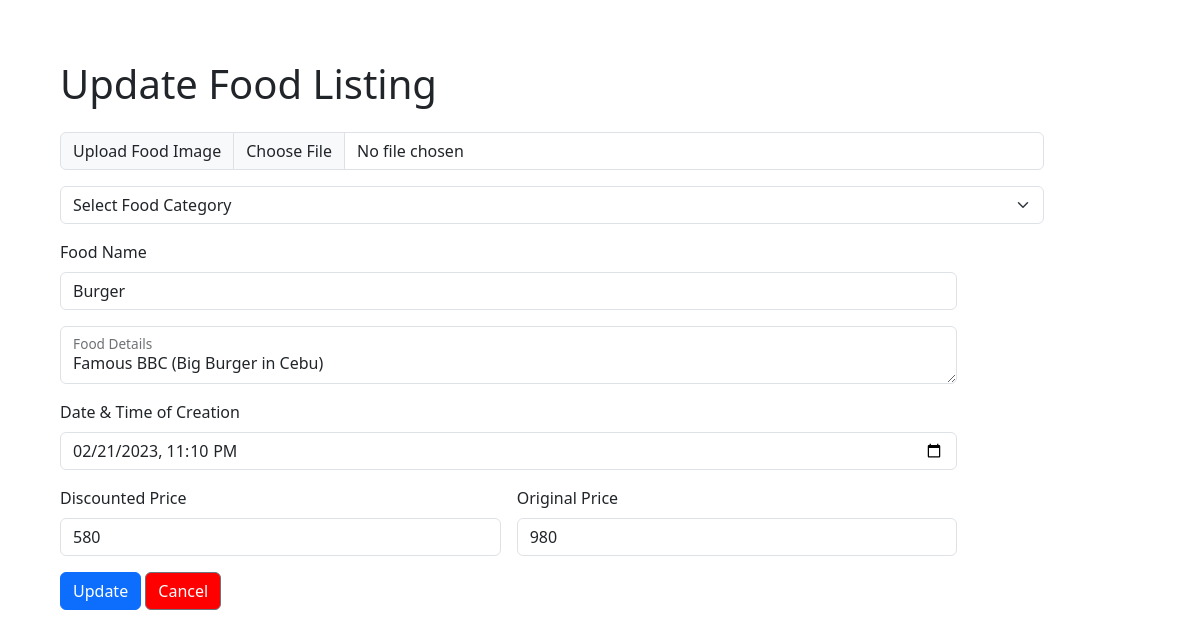
Screenshot of /edit.php?id=26 (signed in) with the database file from the repository.
### tables this page shows
CREATE TABLE `food_product` (
  `food_id` int(20) NOT NULL,
  `user_id` int(20) NOT NULL,
  `category_id` int(20) NOT NULL,
  `food_pic` longblob NOT NULL,
  `food_name` varchar(50) NOT NULL,
  `food_description` varchar(100) NOT NULL,
  `food_creation` datetime NOT NULL,
  `food_discountedPrice` varchar(50) NOT NULL,
  `food_origPrice` varchar(50) NOT NULL
);

### backend.php (called while the page is built, shortened)
<?php
    class Backend{
      public $host = 'localhost';
      public $user = 'root';
      public $pass = '';
      public $db = 'fortami1';
      public $con;
      function __construct(){
        $this->con = new mysqli($this->host,$this->user,$this->pass,$this->db) or die("Connection Error!");
      }
      function categorylist(){
        $query = "SELECT * FROM category";
        $result = $this->con->query($query);
          if($result){
            if($result->num_rows > 0){
              while($row = $result->fetch_assoc()){
                echo "<option value=".$row['category_id'].">".$row['category_name']."</option>";
              }
            }
          }
      }
    }
?>

### edit.php (the view, shortened to what this page needs)
<?php
    include 'backend.php';
    $backend = new Backend;
        $food_id = $_GET['id'];
        $user_id = $_SESSION['id'];
        $con = mysqli_connect("localhost","root","","fortami");
        $query = "SELECT food_product.category_id,category.category_name,food_pic,food_name,food_description,
        food_creation,food_discountedPrice,food_origPrice
        FROM food_product
        JOIN category ON category.category_id = food_product.category_id
        WHERE food_id = $food_id AND user_id = $user_id";
        $result = mysqli_query($con,$query);
        $row = mysqli_fetch_assoc($result);
?>
<!DOCTYPE html>
<html lang="en">
<head>
    <link href="https://cdn.jsdelivr.net/npm/bootstrap@5.3.0-alpha1/dist/css/bootstrap.min.css" rel="stylesheet">
</head>
<body>
<div class="container-fluid" style="padding:30px;">
<form class="row g-3"style="padding:30px;" action="" method="post">
    <h1>Update Food Listing</h1>
    <div class="input-group" style="width:1000px;">
        <label class="input-group-text" for="inputGroupFile01">Upload Food Image</label>
        <input type="file" class="form-control" id="inputGroupFile01" name="foodpic" required>
    </div>
    <div class="input-group" style="width:1000px;">
        <select class="form-select" aria-label="Default select example" name="category" required>
            <option selected disabled>Select Food Category</option>
            <?php $backend->categorylist();?>
        </select>
    </div>
    <div class="col-md-10" >
            <label for="food name" class="form-label">Food Name</label>
            <input type="text" class="form-control" id="foodname" name="foodname" value="<?=$row['food_name'];?>" required>
    </div>
    <div class="col-10">
        <div class="form-floating">
            <textarea class="form-control" placeholder="Leave a comment here" id="floatingTextarea" name="fooddesc" required><?=$row['food_description'];?></textarea>
            <label for="floatingTextarea">Food Details</label>
        </div>
    </div>
    <div class="col-md-10">
        <label for="datetime" class="form-label">Date & Time of Creation</label>
        <input type="datetime-local" class="form-control" id="inputAddress" name="creation" value="<?=$row['food_creation'];?>" required>
    </div>
    <div class="col-md-5">
        <label for="inputState" class="form-label">Discounted Price</label>
        <input type="number" class="form-control" name="disprice" id="disprice" value="<?=$row['food_discountedPrice'];?>" required>
    </div>
    <div class="col-md-5">
        <label for="inputZip" class="form-label">Original Price</label>
        <input type="number" class="form-control" name="origprice" id="origprice" value="<?=$row['food_origPrice'];?>" required>
    </div>
    <div class="col-12">
        <button type="submit" class="btn btn-primary" name="editbtn">Update</button>
        <a class="btn btn-secondary" href="product.php" style="background-color:red;">Cancel</a>
    </div>
</form>
</div>
</body>
</html>

### rows the page displays
food_product: foodname "Burger", fooddesc "Famous BBC (Big Burger in Cebu)", creation "02/21/2023 23:10", disprice "580", origprice "980"
